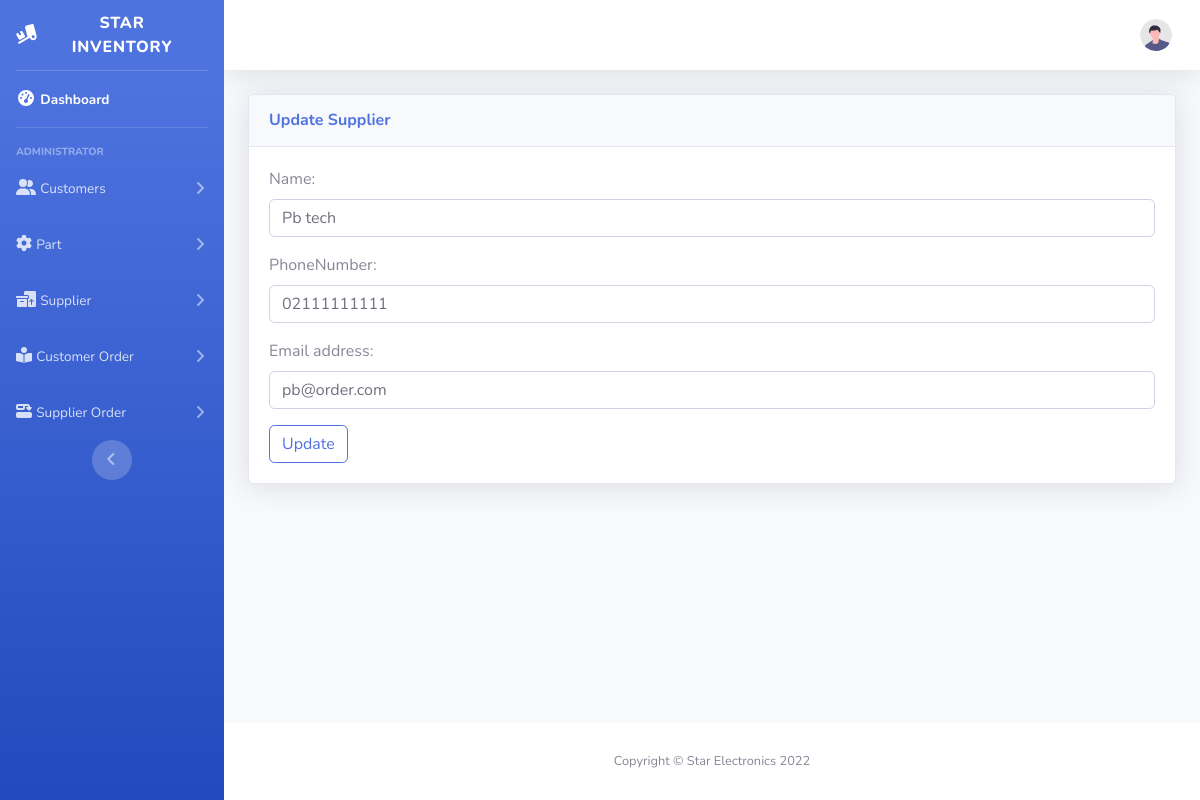
The app's page /supplier/1/update, older data.
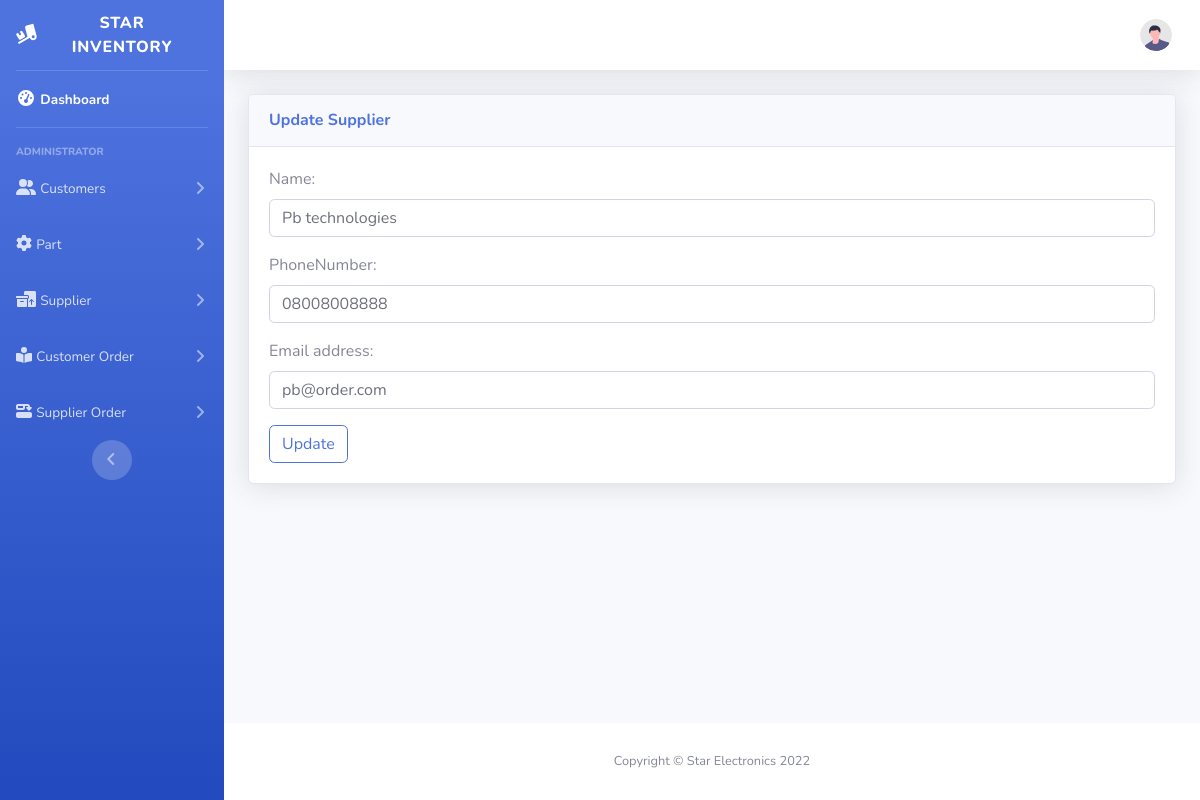
The same page, newer data.
### StarInventory/models.py (models this page shows, shortened)
class Supplier(models.Model):
    name = models.CharField(null=False, blank=False, max_length=50)
    phoneNumber = models.CharField(null=False, blank=False, max_length=15)
    email = models.EmailField(
        verbose_name='email address',
        max_length=255,
        unique=True,
    )

### StarInventory/views.py (the view)
# urls.py: path('supplier/<int:pk>/update', UpdateSupplierView.as_view(), name="update_supplier"),
class UpdateSupplierView(UpdateView):
    model = Supplier
    form_class = SupplierForm
    template_name = "update_supplier.html"
    success_url = reverse_lazy("list_suppliers")

### StarInventory/forms.py
class SupplierForm(forms.ModelForm):
    class Meta:
        model = Supplier
        fields = ("name", "phoneNumber", "email")
        widgets = {
            'name': forms.TextInput(attrs={'class': 'form-control', 'placeholder': 'Name'}),
            'phoneNumber': forms.TextInput(attrs={'class': 'form-control', 'placeholder': 'Phone Number'}),
            'email': forms.EmailInput(attrs={'class': 'form-control', 'placeholder': 'Email'}),
        }

### StarInventory/templates/update_supplier.html (shortened to what this page needs)
{% extends "base.html" %}
{% load static %}
{% block content %}
    <div class="card shadow mb-4">
        <div class="card-header py-3">
            <h6 class="m-0 font-weight-bold text-primary">Update Supplier</h6>
        </div>
        <div class="card-body">
            <form method="POST">
                {{ form.as_p }}
                <button class="btn btn-outline-primary">Update</button>
            </form>
        </div>
    </div>
{% endblock %}

Row changes from the older to the newer data that the page shows:
changed Supplier "pb@order.com": name "Pb tech" → "Pb technologies"; phoneNumber "02111111111" → "08008008888"
